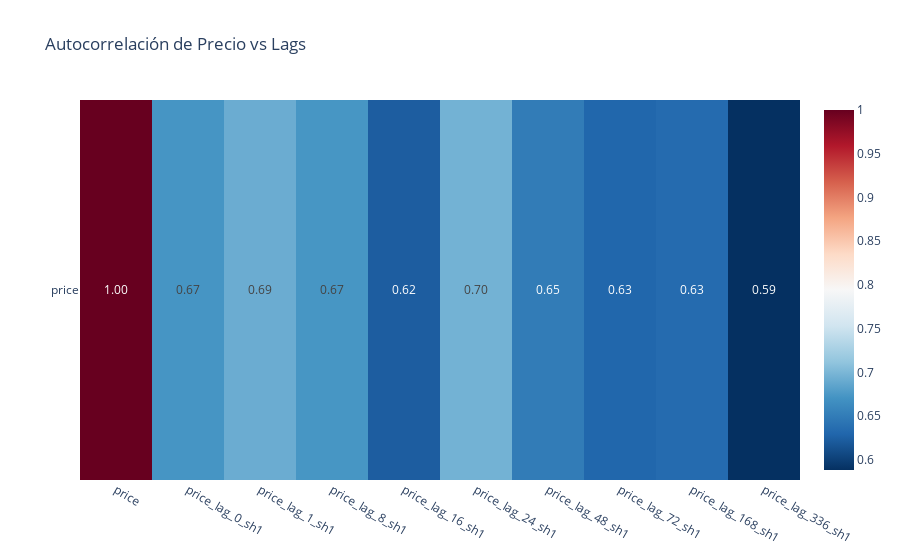

The notebook cell saved with this chart:
### Markdown cell above
## Autocorrelation of shifts and lags

### Code cell
lag_cols = [col for col in all_data.columns if ('price_lag' in col or 'price' == col)]

lag_corr = all_data[lag_cols].corr()

fig = px.imshow(
    lag_corr.loc[['price']],
    text_auto=".2f",
    aspect="auto",
    title="Autocorrelación de Precio vs Lags",
    color_continuous_scale="RdBu_r"
)
fig.show()

### Figure 1 — Plotly figure (JSON) as saved in the notebook; plotly's stock layout.template omitted (floating-point values rounded to 4 significant figures)
{"data": [{"coloraxis": "coloraxis", "hovertemplate": "x: %{x}<br>y: %{y}<br>color: %{z}<extra></extra>", "name": "0", "texttemplate": "%{z:.2f}", "type": "heatmap", "x": ["price", "price_lag_0_sh1", "price_lag_1_sh1", "price_lag_8_sh1", "price_lag_16_sh1", "price_lag_24_sh1", "price_lag_48_sh1", "price_lag_72_sh1", "price_lag_168_sh1", "price_lag_336_sh1"], "xaxis": "x", "y": ["price"], "yaxis": "y", "z": [[1.0, 0.6722, 0.6915, 0.6729, 0.623, 0.6959, 0.6499, 0.63, 0.6342, 0.5884]]}], "layout": {"coloraxis": {"colorscale": [[0, "rgb(5,48,97)"], [0.1, "rgb(33,102,172)"], [0.2, "rgb(67,147,195)"], [0.3, "rgb(146,197,222)"], [0.4, "rgb(209,229,240)"], [0.5, "rgb(247,247,247)"], [0.6, "rgb(253,219,199)"], [0.7, "rgb(244,165,130)"], [0.8, "rgb(214,96,77)"], [0.9, "rgb(178,24,43)"], [1, "rgb(103,0,31)"]]}, "title": {"text": "Autocorrelación de Precio vs Lags"}, "xaxis": {"anchor": "y", "domain": [0, 1]}, "yaxis": {"anchor": "x", "autorange": "reversed", "domain": [0, 1]}}}
